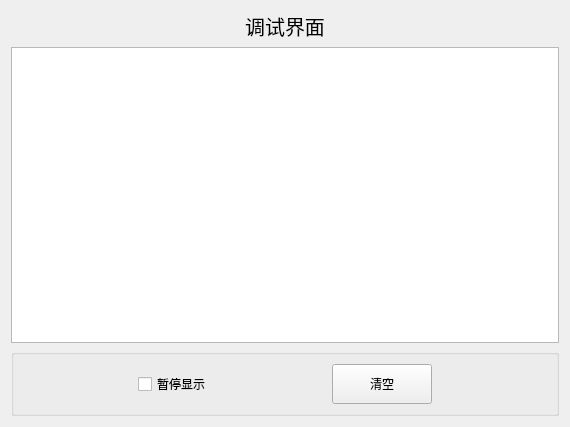
<?xml version="1.0" encoding="UTF-8"?>
<ui version="4.0">
 <class>TForm1</class>
 <widget class="QWidget" name="TForm1">
  <property name="geometry">
   <rect>
    <x>0</x>
    <y>0</y>
    <width>570</width>
    <height>427</height>
   </rect>
  </property>
  <property name="minimumSize">
   <size>
    <width>570</width>
    <height>427</height>
   </size>
  </property>
  <property name="windowTitle">
   <string>调试界面</string>
  </property>
  <layout class="QVBoxLayout" name="verticalLayout">
   <item>
    <widget class="QLabel" name="label">
     <property name="font">
      <font>
       <pointsize>15</pointsize>
      </font>
     </property>
     <property name="text">
      <string>调试界面</string>
     </property>
     <property name="alignment">
      <set>Qt::AlignCenter</set>
     </property>
    </widget>
   </item>
   <item>
    <widget class="QPlainTextEdit" name="plainTextEdit"/>
   </item>
   <item>
    <widget class="QGroupBox" name="groupBox">
     <property name="title">
      <string/>
     </property>
     <layout class="QHBoxLayout" name="horizontalLayout">
      <item>
       <spacer name="horizontalSpacer_2">
        <property name="orientation">
         <enum>Qt::Horizontal</enum>
        </property>
        <property name="sizeHint" stdset="0">
         <size>
          <width>114</width>
          <height>20</height>
         </size>
        </property>
       </spacer>
      </item>
      <item>
       <widget class="QCheckBox" name="checkBox">
        <property name="text">
         <string>暂停显示</string>
        </property>
       </widget>
      </item>
      <item>
       <spacer name="horizontalSpacer">
        <property name="orientation">
         <enum>Qt::Horizontal</enum>
        </property>
        <property name="sizeHint" stdset="0">
         <size>
          <width>113</width>
          <height>20</height>
         </size>
        </property>
       </spacer>
      </item>
      <item>
       <widget class="QPushButton" name="pushButton_2">
        <property name="minimumSize">
         <size>
          <width>100</width>
          <height>40</height>
         </size>
        </property>
        <property name="text">
         <string>清空</string>
        </property>
       </widget>
      </item>
      <item>
       <spacer name="horizontalSpacer_3">
        <property name="orientation">
         <enum>Qt::Horizontal</enum>
        </property>
        <property name="sizeHint" stdset="0">
         <size>
          <width>114</width>
          <height>20</height>
         </size>
        </property>
       </spacer>
      </item>
     </layout>
    </widget>
   </item>
  </layout>
 </widget>
 <resources/>
 <connections/>
</ui>
